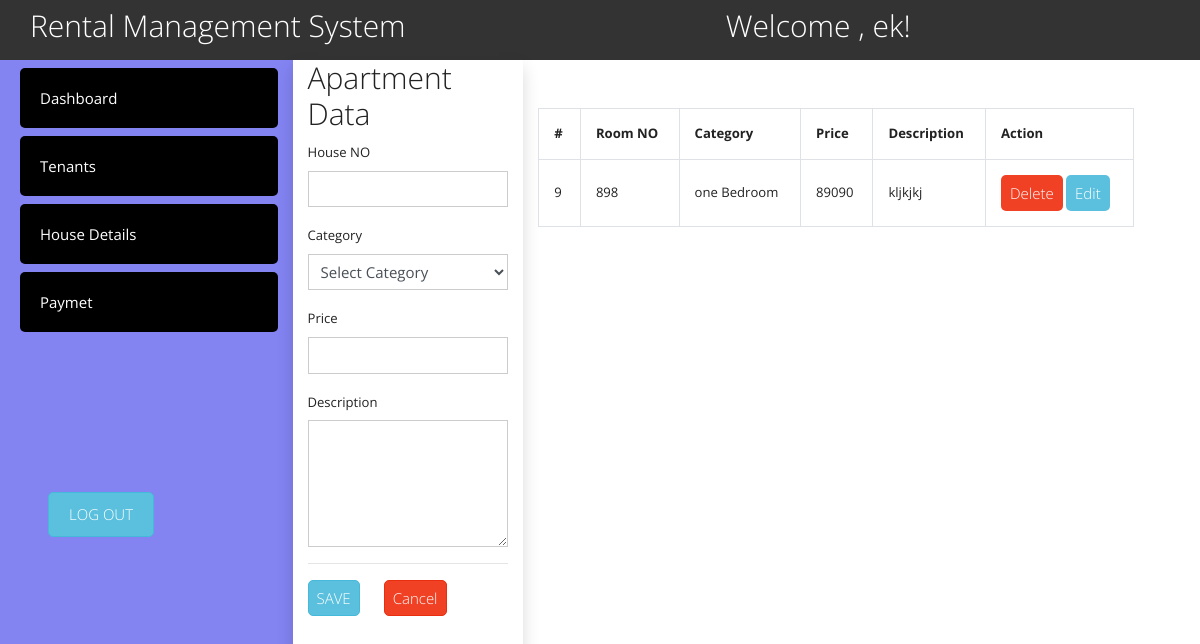
The app's page /house.php (signed in) with its own data.
### tables this page shows
CREATE TABLE `users` (
  `user_id` int(11) DEFAULT NULL,
  `user_name` varchar(300) NOT NULL,
  `password` varchar(300) NOT NULL
);

CREATE TABLE `apartment` (
  `apartment_id` int(11) NOT NULL,
  `house_no` varchar(255) NOT NULL,
  `category` varchar(255) NOT NULL,
  `price` varchar(255) NOT NULL,
  `description` varchar(300) NOT NULL
);

### functions.php (called while the page is built, shortened)
<?php
function check_login($con)
{
	if(isset($_SESSION['user_id']))
	{
		$id = $_SESSION['user_id'];
		$query = "select * from users where user_id = '$id' limit 1";
		$result = mysqli_query($con,$query);
		if($result && mysqli_num_rows($result) > 0)
		{
			$user_data = mysqli_fetch_assoc($result);
			return $user_data;
		}
	}
	die;
}

### house.php (the view, shortened to what this page needs)
<?php
include 'header.php';
?>
        <div class="col-sm-9 ">
            <div class="row">
                <div class="col-sm-3 shadow pb-5">
                    <h2>Apartment Data</h2>
                    <form action="#" method="POST">
                        <div class="form-group">
                            <label for="">House NO</label>
                            <input type="text" name="house_no" class="form-control"required >
                        </div>
                        <div class="form-group">
                            <label for="">Category</label>
                           <select name="cat" id="" class="form-control"required>
                               <option value="">Select Category</option>
                           </select>
                        </div>
                        <div class="form-group">
                            <label for="">Price</label>
                            <input type="number" name="price" class="form-control"required >
                        </div>
                        <div class="form-group">
                            <label for="">Description</label>
                            <textarea name="desc" id="" cols="30" rows="5" class="form-control " required></textarea>
                        </div>
                        <hr>
                        <div class="d-flex ">
                            <button type="submit" name="save" class="btn btn-info">SAVE</button>
                            <button type="reset" class="ml-4 btn btn-danger">Cancel</button>
                        </div>
                    </form>
                </div>
                <div class="col-sm-9">
                    <table class="table-bordered mt-5">
                        <tr>
                            <th>#</th>
                            <th>Room NO</th>
                            <th>Category</th>
                            <th>Price</th>
                            <th>Description</th>
                            <th>Action</th>
                        </tr>
                        <?php
                        $qry = "SELECT * FROM apartment";
                        $products =$con->query($qry);
                        while ($row= $products->fetch_assoc())
                        {
                        ?>
                        <tr>
                            <td><?php echo $row['apartment_id']; ?></td>
                            <td><?php echo $row['house_no']; ?></td>
                            <td><?php echo $row['category']; ?></td>
                            <td><?php echo $row['price']; ?></td>
                            <td><?php echo $row['description']; ?></td>
                            <td><a href="./delpay.php?id=<?php echo $row['apartment_id']; ?>"><button class="bg-danger text-white btn "  >Delete</button> </a>
                        <a href="./apart.php?id=<?php echo $row['apartment_id']; ?>"><button class="bg-info text-white btn " >Edit</button></a></td>
                        </tr>
                        <?php } ?>
                    </table>
                </div>
            </div>
        </div>
    </div>
    <?php
include 'footer.php'
?>

### header.php (shortened to what this page needs)
<?php
	include("connection.php");
	include("functions.php");
	$user_data = check_login($con);
?>
<!DOCTYPE html>
<html lang="en">
<head>
    <link rel="stylesheet" href="./css/all.min.css">
    <link rel="stylesheet" href="./css/bootstrap.css">
    <link rel="stylesheet" href="./css/style.css">
    <link rel="stylesheet" href="./css/bootstrap.min.css">
</head>
<body>
    <header>
        <div class="navbar bg-dark">
        <div class="container">
            <nav>
                    <div class="row">
                        <h2>Rental Management System </h2>
                        <div class="block">
                        <h2 class="Welcome">Welcome , <?php
                        echo $user_data['user_name']; ?>!</h2>
                        </div>
                    </div>
            </nav>
        </div>
    </div>
    </header>
    <div class="row">
        <div class="col-sm-3 dashboard">
        <a href="./index.php"><li class="mt-2"><i class="fas fab-home"></i>Dashboard</li></a>
            <a href="./tenants.php"><li class="mt-2"><i class="fa fab-home"></i>Tenants</li></a>
            <a href="./house.php"><li class="mt-2"><i class="fas fab-home"></i>House Details</li></a>
            <a href="./paymet.php"><li class="mt-2"><i class="fas fab-home"></i>Paymet</li></a>
            <a href="./logout.php" class="mt-5 pt-5 ml-5 ">
            <button class="btn btn-info logout text-white">log out</button>
        </a>
        </div>

### css/style.css (style rules this page uses)
a { text-decoration: none; }
header { color: #fff; }
header .Welcome { margin-left: 20rem; }
.dashboard button { margin-top: 10rem; padding:10px 20px; text-transform: uppercase; border-radius: 5px; }
.dashboard { background-color: rgba(9, 9, 230, 0.5); height: 100vh; color: #fff; width:70%; }
.dashboard li { list-style: none; background-color: #000; line-height: 60px; margin-left: 20px; padding:0px 20px; border-radius: 5px; }
.dashboard a { color: #fff; text-decoration: none; }
.row .col-sm-9 h2 { float: right; }
table tr th,table tr td { height: 30px; padding: 15px; }
table { width: 90%; }
table .btn,form .btn { border-radius: 5px; }

### records on screen
users: user_name "ek"
apartment: apartment_id "9", house_no "898", category "one Bedroom", price "89090", description "kljkjkj"
